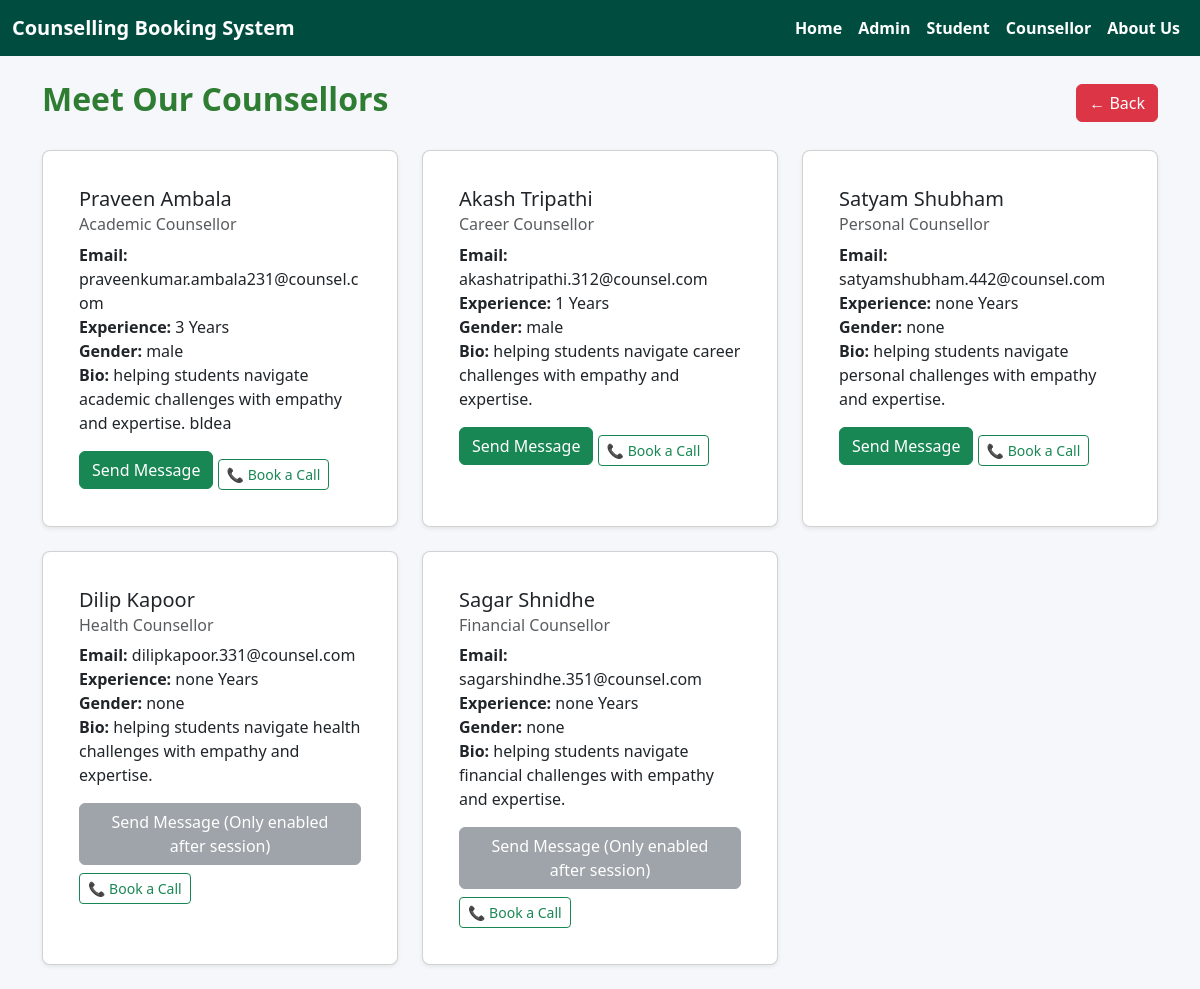
Screenshot of /select_counsellor (signed in) with the database file from the repository.
### tables this page shows
CREATE TABLE counsellors (
        id INTEGER PRIMARY KEY AUTOINCREMENT,
        name TEXT NOT NULL,
        email TEXT NOT NULL,
        password TEXT NOT NULL,
        specialization TEXT NOT NULL,
        bio TEXT NOT NULL
    , gender TEXT, experience TEXT);

### app.py (the view)
@app.route('/select_counsellor')
def select_counsellor():
    conn = sqlite3.connect('counsellors.db')
    cursor = conn.cursor()
    cursor.execute('SELECT id, name, email, specialization, bio, gender, experience FROM counsellors')
    counsellors = cursor.fetchall()
    cursor.execute('SELECT id FROM users WHERE email = ?', (session['user_email'],))
    student = cursor.fetchone()
    student_id = student[0]
    from datetime import datetime, timedelta
    now = datetime.now()
    cursor.execute('''
        SELECT counsellor_id, scheduled_time FROM bookings
        WHERE student_id = ? AND scheduled_time IS NOT NULL
    ''', (student_id,))
    bookings = cursor.fetchall()
    active_counsellor_ids = set()
    for counsellor_id, scheduled_time in bookings:
        session_time = datetime.strptime(scheduled_time, '%Y-%m-%d %H:%M')
        if session_time <= now <= session_time + timedelta(hours=24):
            active_counsellor_ids.add(counsellor_id)
    conn.close()
    return render_template('select_counsellor.html',
                           counsellors=counsellors,
                           active_counsellor_ids=active_counsellor_ids)

### templates/select_counsellor.html
{% extends "base.html" %}
{% block content %}
<div class="container mt-4">
  <div class="d-flex justify-content-between align-items-center mb-4">
    <h2 class="text-gold">Meet Our Counsellors</h2>
    <a class="btn btn-danger" href="{{ url_for('student_dashboard') }}">← Back</a>
  </div>
  <div class="row">
    {% for c in counsellors %}
    <div class="col-md-6 col-lg-4 mb-4">
      <div class="card shadow-sm h-100">
        <div class="card-body">
          <h5 class="card-title">{{ c[1] }}</h5>
          <h6 class="card-subtitle mb-2 text-muted">{{ c[3] }} Counsellor</h6>
          <p class="card-text">
            <strong>Email:</strong> {{ c[2] }}<br>
            <strong>Experience:</strong> {{ c[6]|lower }} Years<br>
            <strong>Gender:</strong> {{ c[5]|lower }}<br>
            <strong>Bio:</strong>  {{ c[4]|lower }}
          </p>
           {% if c[0] in active_counsellor_ids  %}
    <a href="{{ url_for('send_message', counsellor_id=c[0]) }}" class="btn btn-success">Send Message</a>
{% else %}
    <button class="btn btn-secondary" disabled>Send Message (Only enabled after session)</button>
{% endif %}
          <a href="{{ url_for('book_call', counsellor_id=c[0]) }}" class="btn btn-outline-success btn-sm mt-2">📞 Book a Call</a>
        </div>
      </div>
    </div>
    {% endfor %}
  </div>
</div>
{% endblock %}

### templates/base.html (style rules this page uses)
body { background-color: #f5f7fa; font-family: 'Segoe UI', Tahoma, Geneva, Verdana, sans-serif; margin: 0; padding: 0; }
.card { background-color: #ffffff; box-shadow: 0 4px 8px rgba(0,0,0,0.1); border-radius: 8px; padding: 20px; }
h2, h3, h4 { font-weight: bold; color: #2e7d32; }

### rows the page displays
counsellors: name "Praveen Ambala", specialization "Academic", email "praveenkumar.ambala231@counsel.com", experience "3", gender "male", bio "helping students navigate academic challenges with empathy and expertise. bldea"
counsellors: name "Akash Tripathi", specialization "Career", email "akashatripathi.312@counsel.com", experience "1", gender "male", bio "helping students navigate career challenges with empathy and expertise."
counsellors: name "Satyam Shubham", specialization "Personal", email "satyamshubham.442@counsel.com", c "none", bio "helping students navigate personal challenges with empathy and expertise."
counsellors: name "Dilip Kapoor", specialization "Health", email "dilipkapoor.331@counsel.com", c "none", bio "helping students navigate health challenges with empathy and expertise.", shows "Send Message (Only enabled after session)"
counsellors: name "Sagar Shnidhe", specialization "Financial", email "sagarshindhe.351@counsel.com", c "none", bio "helping students navigate financial challenges with empathy and expertise.", shows "Send Message (Only enabled after session)"
